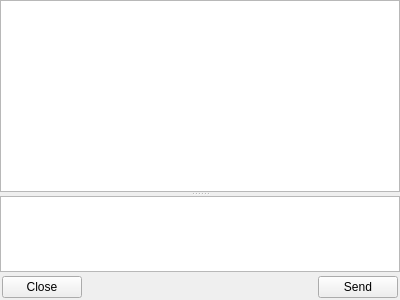
<?xml version="1.0" encoding="UTF-8"?>
<ui version="4.0">
 <class>MessagePage</class>
 <widget class="QWidget" name="MessagePage">
  <property name="geometry">
   <rect>
    <x>0</x>
    <y>0</y>
    <width>400</width>
    <height>300</height>
   </rect>
  </property>
  <property name="windowTitle">
   <string>Message</string>
  </property>
  <layout class="QVBoxLayout" name="verticalLayout">
   <property name="spacing">
    <number>2</number>
   </property>
   <property name="margin">
    <number>0</number>
   </property>
   <item>
    <widget class="QSplitter" name="splitter">
     <property name="orientation">
      <enum>Qt::Vertical</enum>
     </property>
     <property name="childrenCollapsible">
      <bool>false</bool>
     </property>
     <widget class="QTextEdit" name="messagesTextEdit">
      <property name="horizontalScrollBarPolicy">
       <enum>Qt::ScrollBarAlwaysOff</enum>
      </property>
      <property name="readOnly">
       <bool>true</bool>
      </property>
      <property name="html">
       <string notr="true">&lt;!DOCTYPE HTML PUBLIC &quot;-//W3C//DTD HTML 4.0//EN&quot; &quot;http://www.w3.org/TR/REC-html40/strict.dtd&quot;&gt;
&lt;html&gt;&lt;head&gt;&lt;meta name=&quot;qrichtext&quot; content=&quot;1&quot; /&gt;&lt;style type=&quot;text/css&quot;&gt;
p, li { white-space: pre-wrap; }
&lt;/style&gt;&lt;/head&gt;&lt;body style=&quot; font-family:'MS Shell Dlg 2'; font-size:8.25pt; font-weight:400; font-style:normal;&quot;&gt;
&lt;p style=&quot;-qt-paragraph-type:empty; margin-top:0px; margin-bottom:0px; margin-left:0px; margin-right:0px; -qt-block-indent:0; text-indent:0px; font-size:8pt;&quot;&gt;&lt;/p&gt;&lt;/body&gt;&lt;/html&gt;</string>
      </property>
     </widget>
     <widget class="QTextEdit" name="messageTextEdit">
      <property name="sizePolicy">
       <sizepolicy hsizetype="Expanding" vsizetype="Expanding">
        <horstretch>0</horstretch>
        <verstretch>1</verstretch>
       </sizepolicy>
      </property>
      <property name="horizontalScrollBarPolicy">
       <enum>Qt::ScrollBarAlwaysOff</enum>
      </property>
      <property name="html">
       <string notr="true">&lt;!DOCTYPE HTML PUBLIC &quot;-//W3C//DTD HTML 4.0//EN&quot; &quot;http://www.w3.org/TR/REC-html40/strict.dtd&quot;&gt;
&lt;html&gt;&lt;head&gt;&lt;meta name=&quot;qrichtext&quot; content=&quot;1&quot; /&gt;&lt;style type=&quot;text/css&quot;&gt;
p, li { white-space: pre-wrap; }
&lt;/style&gt;&lt;/head&gt;&lt;body style=&quot; font-family:'MS Shell Dlg 2'; font-size:8.25pt; font-weight:400; font-style:normal;&quot;&gt;
&lt;p style=&quot;-qt-paragraph-type:empty; margin-top:0px; margin-bottom:0px; margin-left:0px; margin-right:0px; -qt-block-indent:0; text-indent:0px; font-size:8pt;&quot;&gt;&lt;/p&gt;&lt;/body&gt;&lt;/html&gt;</string>
      </property>
     </widget>
    </widget>
   </item>
   <item>
    <layout class="QHBoxLayout" name="horizontalLayout" stretch="0,0,0">
     <property name="margin">
      <number>2</number>
     </property>
     <item>
      <widget class="QPushButton" name="closeButton">
       <property name="text">
        <string>Close</string>
       </property>
      </widget>
     </item>
     <item>
      <spacer name="horizontalSpacer">
       <property name="orientation">
        <enum>Qt::Horizontal</enum>
       </property>
       <property name="sizeHint" stdset="0">
        <size>
         <width>40</width>
         <height>20</height>
        </size>
       </property>
      </spacer>
     </item>
     <item>
      <widget class="QPushButton" name="sendButton">
       <property name="text">
        <string>Send</string>
       </property>
      </widget>
     </item>
    </layout>
   </item>
  </layout>
 </widget>
 <resources/>
 <connections/>
</ui>
